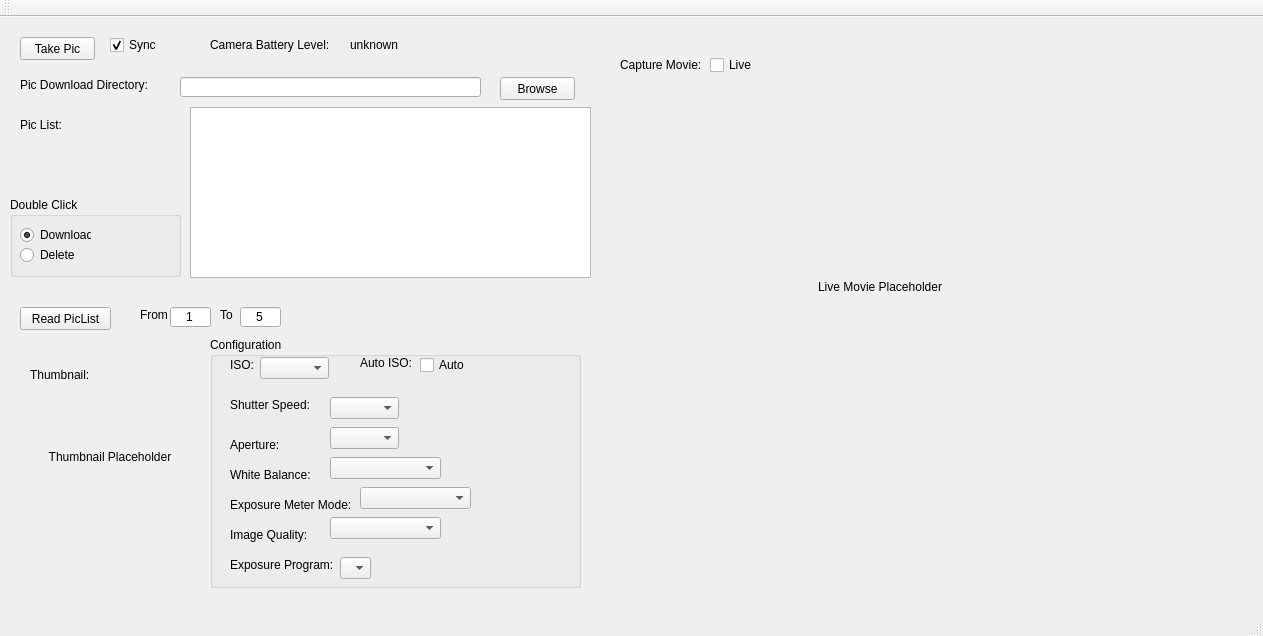
<?xml version="1.0" encoding="UTF-8"?>
<ui version="4.0">
 <class>CAMFIQT_GUIClass</class>
 <widget class="QMainWindow" name="CAMFIQT_GUIClass">
  <property name="geometry">
   <rect>
    <x>0</x>
    <y>0</y>
    <width>1263</width>
    <height>636</height>
   </rect>
  </property>
  <property name="windowTitle">
   <string>CAMFIQT_GUI</string>
  </property>
  <widget class="QWidget" name="centralWidget">
   <widget class="QPushButton" name="pushButtonTakePic">
    <property name="geometry">
     <rect>
      <x>20</x>
      <y>20</y>
      <width>75</width>
      <height>23</height>
     </rect>
    </property>
    <property name="text">
     <string>Take Pic</string>
    </property>
   </widget>
   <widget class="QCheckBox" name="checkBoxSyncFileList">
    <property name="geometry">
     <rect>
      <x>110</x>
      <y>20</y>
      <width>71</width>
      <height>16</height>
     </rect>
    </property>
    <property name="text">
     <string>Sync</string>
    </property>
    <property name="checked">
     <bool>true</bool>
    </property>
   </widget>
   <widget class="QLabel" name="label">
    <property name="geometry">
     <rect>
      <x>20</x>
      <y>60</y>
      <width>151</width>
      <height>16</height>
     </rect>
    </property>
    <property name="text">
     <string>Pic Download Directory: </string>
    </property>
   </widget>
   <widget class="QLineEdit" name="lineEditDownloadDirectory">
    <property name="geometry">
     <rect>
      <x>180</x>
      <y>60</y>
      <width>301</width>
      <height>20</height>
     </rect>
    </property>
    <property name="text">
     <string/>
    </property>
   </widget>
   <widget class="QListWidget" name="listWidgetPicList">
    <property name="geometry">
     <rect>
      <x>190</x>
      <y>90</y>
      <width>401</width>
      <height>171</height>
     </rect>
    </property>
   </widget>
   <widget class="QLabel" name="label_2">
    <property name="geometry">
     <rect>
      <x>20</x>
      <y>100</y>
      <width>71</width>
      <height>16</height>
     </rect>
    </property>
    <property name="text">
     <string>Pic List:</string>
    </property>
   </widget>
   <widget class="QPushButton" name="pushButtonReadPicList">
    <property name="geometry">
     <rect>
      <x>20</x>
      <y>290</y>
      <width>91</width>
      <height>23</height>
     </rect>
    </property>
    <property name="text">
     <string>Read PicList</string>
    </property>
   </widget>
   <widget class="QLineEdit" name="lineEditReadPicFrom">
    <property name="geometry">
     <rect>
      <x>170</x>
      <y>290</y>
      <width>41</width>
      <height>20</height>
     </rect>
    </property>
    <property name="text">
     <string>1</string>
    </property>
    <property name="alignment">
     <set>Qt::AlignCenter</set>
    </property>
   </widget>
   <widget class="QLabel" name="label_3">
    <property name="geometry">
     <rect>
      <x>140</x>
      <y>290</y>
      <width>31</width>
      <height>16</height>
     </rect>
    </property>
    <property name="text">
     <string>From</string>
    </property>
   </widget>
   <widget class="QLabel" name="label_4">
    <property name="geometry">
     <rect>
      <x>220</x>
      <y>290</y>
      <width>16</width>
      <height>16</height>
     </rect>
    </property>
    <property name="text">
     <string>To</string>
    </property>
   </widget>
   <widget class="QLineEdit" name="lineEditReadPicTo">
    <property name="geometry">
     <rect>
      <x>240</x>
      <y>290</y>
      <width>41</width>
      <height>20</height>
     </rect>
    </property>
    <property name="text">
     <string>5</string>
    </property>
    <property name="alignment">
     <set>Qt::AlignCenter</set>
    </property>
   </widget>
   <widget class="QLabel" name="label_5">
    <property name="geometry">
     <rect>
      <x>30</x>
      <y>350</y>
      <width>71</width>
      <height>16</height>
     </rect>
    </property>
    <property name="text">
     <string>Thumbnail:</string>
    </property>
   </widget>
   <widget class="QLabel" name="labelThumbnail">
    <property name="geometry">
     <rect>
      <x>30</x>
      <y>380</y>
      <width>160</width>
      <height>120</height>
     </rect>
    </property>
    <property name="autoFillBackground">
     <bool>true</bool>
    </property>
    <property name="text">
     <string>Thumbnail Placeholder</string>
    </property>
    <property name="alignment">
     <set>Qt::AlignCenter</set>
    </property>
   </widget>
   <widget class="QPushButton" name="pushButtonPicDownloadDirBrowse">
    <property name="geometry">
     <rect>
      <x>500</x>
      <y>60</y>
      <width>75</width>
      <height>23</height>
     </rect>
    </property>
    <property name="text">
     <string>Browse</string>
    </property>
   </widget>
   <widget class="QGroupBox" name="groupBox">
    <property name="geometry">
     <rect>
      <x>210</x>
      <y>320</y>
      <width>371</width>
      <height>251</height>
     </rect>
    </property>
    <property name="title">
     <string>Configuration</string>
    </property>
    <widget class="QLabel" name="label_6">
     <property name="geometry">
      <rect>
       <x>20</x>
       <y>20</y>
       <width>31</width>
       <height>16</height>
      </rect>
     </property>
     <property name="text">
      <string>ISO:</string>
     </property>
    </widget>
    <widget class="QComboBox" name="comboBoxConfigIso">
     <property name="geometry">
      <rect>
       <x>50</x>
       <y>20</y>
       <width>69</width>
       <height>22</height>
      </rect>
     </property>
    </widget>
    <widget class="QLabel" name="label_7">
     <property name="geometry">
      <rect>
       <x>150</x>
       <y>20</y>
       <width>54</width>
       <height>12</height>
      </rect>
     </property>
     <property name="text">
      <string>Auto ISO:</string>
     </property>
    </widget>
    <widget class="QCheckBox" name="checkBoxConfigAutoIso">
     <property name="geometry">
      <rect>
       <x>210</x>
       <y>20</y>
       <width>51</width>
       <height>16</height>
      </rect>
     </property>
     <property name="text">
      <string>Auto</string>
     </property>
    </widget>
    <widget class="QLabel" name="label_8">
     <property name="geometry">
      <rect>
       <x>20</x>
       <y>60</y>
       <width>91</width>
       <height>16</height>
      </rect>
     </property>
     <property name="text">
      <string>Shutter Speed:</string>
     </property>
    </widget>
    <widget class="QComboBox" name="comboBoxConfigShutterSpeed2">
     <property name="geometry">
      <rect>
       <x>120</x>
       <y>60</y>
       <width>69</width>
       <height>22</height>
      </rect>
     </property>
    </widget>
    <widget class="QComboBox" name="comboBoxConfigFNumber">
     <property name="geometry">
      <rect>
       <x>120</x>
       <y>90</y>
       <width>69</width>
       <height>22</height>
      </rect>
     </property>
    </widget>
    <widget class="QLabel" name="label_9">
     <property name="geometry">
      <rect>
       <x>20</x>
       <y>100</y>
       <width>61</width>
       <height>16</height>
      </rect>
     </property>
     <property name="text">
      <string>Aperture:</string>
     </property>
    </widget>
    <widget class="QLabel" name="label_10">
     <property name="geometry">
      <rect>
       <x>20</x>
       <y>130</y>
       <width>91</width>
       <height>16</height>
      </rect>
     </property>
     <property name="text">
      <string>White Balance:</string>
     </property>
    </widget>
    <widget class="QComboBox" name="comboBoxConfigWhiteBalance">
     <property name="geometry">
      <rect>
       <x>120</x>
       <y>120</y>
       <width>111</width>
       <height>22</height>
      </rect>
     </property>
    </widget>
    <widget class="QLabel" name="label_11">
     <property name="geometry">
      <rect>
       <x>20</x>
       <y>160</y>
       <width>121</width>
       <height>16</height>
      </rect>
     </property>
     <property name="text">
      <string>Exposure Meter Mode:</string>
     </property>
    </widget>
    <widget class="QComboBox" name="comboBoxConfigExposureMeterMode">
     <property name="geometry">
      <rect>
       <x>150</x>
       <y>150</y>
       <width>111</width>
       <height>22</height>
      </rect>
     </property>
    </widget>
    <widget class="QComboBox" name="comboBoxConfigImageQuality">
     <property name="geometry">
      <rect>
       <x>120</x>
       <y>180</y>
       <width>111</width>
       <height>22</height>
      </rect>
     </property>
    </widget>
    <widget class="QLabel" name="label_12">
     <property name="geometry">
      <rect>
       <x>20</x>
       <y>190</y>
       <width>91</width>
       <height>16</height>
      </rect>
     </property>
     <property name="text">
      <string>Image Quality:</string>
     </property>
    </widget>
    <widget class="QLabel" name="label_14">
     <property name="geometry">
      <rect>
       <x>20</x>
       <y>220</y>
       <width>111</width>
       <height>16</height>
      </rect>
     </property>
     <property name="text">
      <string>Exposure Program:</string>
     </property>
    </widget>
    <widget class="QComboBox" name="comboBoxConfigExposureProgram">
     <property name="geometry">
      <rect>
       <x>130</x>
       <y>220</y>
       <width>31</width>
       <height>22</height>
      </rect>
     </property>
    </widget>
   </widget>
   <widget class="QGroupBox" name="groupBoxPicListDoubleClick">
    <property name="geometry">
     <rect>
      <x>10</x>
      <y>180</y>
      <width>171</width>
      <height>80</height>
     </rect>
    </property>
    <property name="title">
     <string>Double Click</string>
    </property>
    <widget class="QRadioButton" name="radioButtonDoubleClickToDownload">
     <property name="geometry">
      <rect>
       <x>10</x>
       <y>30</y>
       <width>71</width>
       <height>16</height>
      </rect>
     </property>
     <property name="text">
      <string>Download</string>
     </property>
     <property name="checked">
      <bool>true</bool>
     </property>
    </widget>
    <widget class="QRadioButton" name="radioButtonDoubleClickToDelete">
     <property name="geometry">
      <rect>
       <x>10</x>
       <y>50</y>
       <width>71</width>
       <height>16</height>
      </rect>
     </property>
     <property name="text">
      <string>Delete</string>
     </property>
    </widget>
   </widget>
   <widget class="QLabel" name="label_13">
    <property name="geometry">
     <rect>
      <x>210</x>
      <y>20</y>
      <width>131</width>
      <height>16</height>
     </rect>
    </property>
    <property name="text">
     <string>Camera Battery Level:</string>
    </property>
   </widget>
   <widget class="QLabel" name="labelConfigCameraBatteryLevel">
    <property name="geometry">
     <rect>
      <x>350</x>
      <y>20</y>
      <width>51</width>
      <height>16</height>
     </rect>
    </property>
    <property name="text">
     <string>unknown</string>
    </property>
   </widget>
   <widget class="QCheckBox" name="checkBoxCaptureMovie">
    <property name="geometry">
     <rect>
      <x>710</x>
      <y>40</y>
      <width>71</width>
      <height>16</height>
     </rect>
    </property>
    <property name="text">
     <string>Live</string>
    </property>
   </widget>
   <widget class="QLabel" name="label_15">
    <property name="geometry">
     <rect>
      <x>620</x>
      <y>40</y>
      <width>91</width>
      <height>16</height>
     </rect>
    </property>
    <property name="text">
     <string>Capture Movie:</string>
    </property>
   </widget>
   <widget class="QLabel" name="labelLiveMoive">
    <property name="geometry">
     <rect>
      <x>650</x>
      <y>90</y>
      <width>460</width>
      <height>360</height>
     </rect>
    </property>
    <property name="text">
     <string>Live Movie Placeholder</string>
    </property>
    <property name="alignment">
     <set>Qt::AlignCenter</set>
    </property>
   </widget>
  </widget>
  <widget class="QMenuBar" name="menuBar">
   <property name="geometry">
    <rect>
     <x>0</x>
     <y>0</y>
     <width>1263</width>
     <height>23</height>
    </rect>
   </property>
  </widget>
  <widget class="QToolBar" name="mainToolBar">
   <attribute name="toolBarArea">
    <enum>TopToolBarArea</enum>
   </attribute>
   <attribute name="toolBarBreak">
    <bool>false</bool>
   </attribute>
  </widget>
  <widget class="QStatusBar" name="statusBar"/>
 </widget>
 <layoutdefault spacing="6" margin="11"/>
 <resources>
  <include location="camfiqt_gui.qrc"/>
 </resources>
 <connections/>
</ui>
